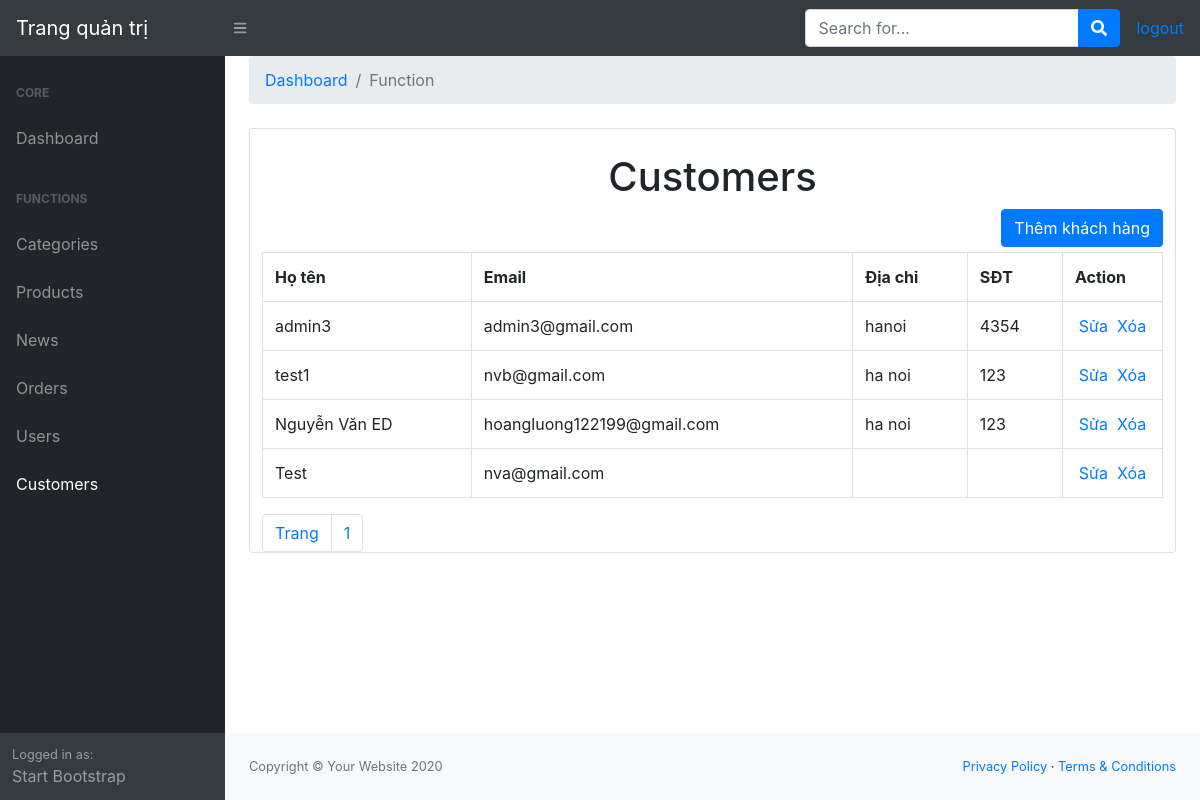
The app's page /admin/index.php?controller=customers (signed in) with its own data.
### tables this page shows
CREATE TABLE `customers` (
  `id` int(11) NOT NULL,
  `name` varchar(500) NOT NULL,
  `email` varchar(500) NOT NULL,
  `address` varchar(500) NOT NULL,
  `phone` varchar(500) NOT NULL,
  `password` varchar(500) NOT NULL
);

### admin/controllers/CustomersController.php (called while the page is built, shortened)
<?php
include "models/CustomersModel.php";
class CustomersController extends Controller{
	public function index(){
		$recordPerPage = 4;
		$numPage = ceil($this->modelTotalRecord()/$recordPerPage);
		$data = $this->modelRead($recordPerPage);
		$this->loadView("CustomersView.php",["data"=>$data,"numPage"=>$numPage]);
	}
}
?>

### admin/models/CustomersModel.php (called while the page is built, shortened)
<?php
trait CustomersModel{
	public function modelRead($recordPerPage){
		$page = isset($_GET["p"]) > 0 ? $_GET["p"]-1 : 0;
		$from = $page * $recordPerPage;
		$conn = Connection::getInstance();
		$query = $conn->query("select * from customers order by id desc limit $from, $recordPerPage");
		return $query->fetchAll();
	}
	public function modelTotalRecord(){
		$conn = Connection::getInstance();
		$query = $conn->query("select * from customers");
		return $query->rowCount();
	}
}
?>

### admin/views/CustomersView.php (the view, shortened to what this page needs)
<div class="col-md-12">
    <h1 class="mt-4" style="text-align: center;">Customers</h1>
    <div style="margin-bottom:5px; float: right;">
        <a href="index.php?controller=users&action=create" class="btn btn-primary">Thêm khách hàng</a>
    </div>
    <div class="panel panel-primary">
        <div class="panel-body">
            <table class="table table-bordered table-hover">
                <tr>
                    <th>Họ tên</th>
                    <th>Email</th>
                    <th>Địa chỉ</th>
                    <th>SĐT</th>
                    <th style="width:100px;">Action</th>
                </tr>
                <?php foreach($data as $rows): ?>
                    <tr>
                        <td><?php echo $rows->name; ?></td>
                        <td><?php echo $rows->email; ?></td>
                        <td><?php echo $rows->address; ?></td>
                        <td><?php echo $rows->phone; ?></td>
                        <td style="text-align:center;">
                            <a href="index.php?controller=customers&action=update&id=<?php echo $rows->id ?>">Sửa</a>&nbsp;
                            <a href="index.php?controller=customers&action=delete&id=<?php echo $rows->id ?>" onclick="return window.confirm('Are you sure?');">Xóa</a>
                        </td>
                    </tr>
                <?php endforeach; ?>
            </table>
            <ul class="pagination">
                <li class="page-item">
                    <a href="#" class="page-link">Trang</a>
                </li>
                <?php for($i=1;$i<=$numPage;$i++): ?>
                    <li class="page-item">
                        <a href="index.php?controller=customers&p=<?php echo $i; ?>" class="page-link"><?php echo$i; ?></a>
                    </li>
                <?php endfor; ?>
            </ul>
        </div>
    </div>
</div>

### admin/views/CustomersView.php (style rules this page uses)
.pagination { padding:0px; margin:0px; }

### records on screen
customers: name "admin3", email "admin3@gmail.com", address "hanoi", phone "4354"
customers: name "test1", email "nvb@gmail.com", address "ha noi", phone "123"
customers: name "Nguyễn Văn ED", email "hoangluong122199@gmail.com", address "ha noi", phone "123"
customers: name "Test", email "nva@gmail.com"
